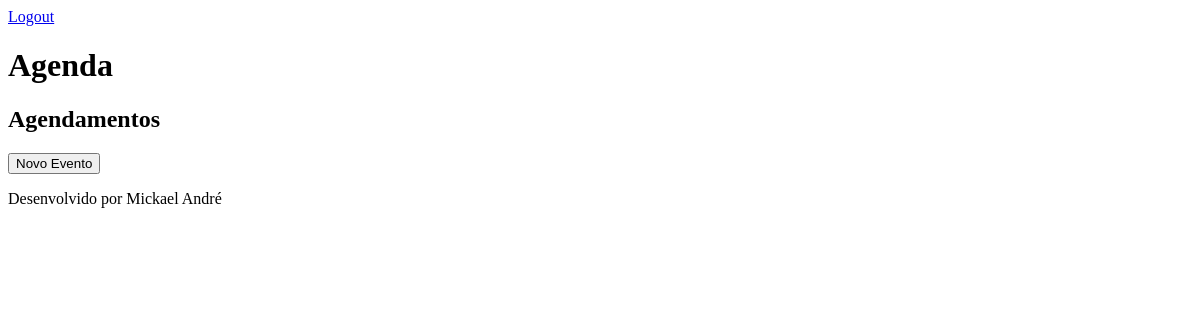
/agenda/ (signed in), run on an earlier commit of the app's database.
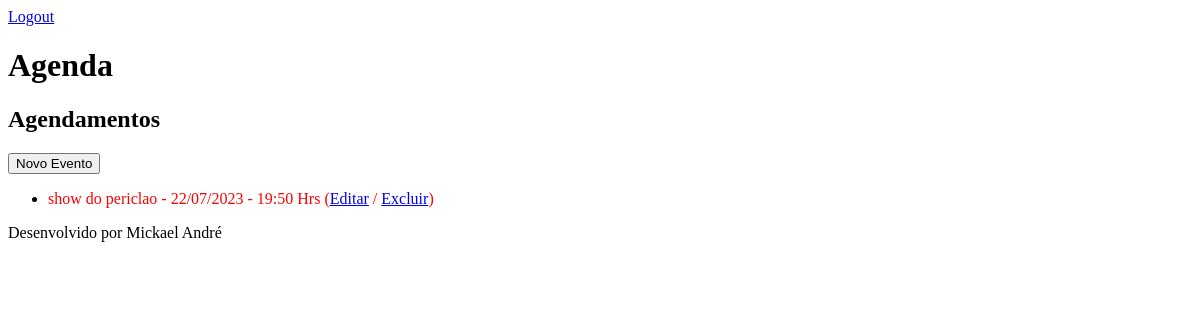
And on a later commit of the database.
### core/models.py (models this page shows, shortened)
class Evento(models.Model):
    titulo = models.CharField(max_length=200)
    descricao = models.TextField(blank=True, null=True)
    data_evento = models.DateTimeField(verbose_name="Data do evento")
    data_criacao = models.DateTimeField(auto_now=True)
    local = models.CharField(max_length=200, blank=True, null=True)
    usuario = models.ForeignKey(User, on_delete=models.CASCADE, blank=True, null=True)
    class Meta:
        db_table = "evento"
    def get_data_evento(self):
        return self.data_evento.strftime('%d/%m/%Y - %H:%M Hrs')
    def get_evento_atrasado(self):
        if self.data_evento < datetime.now():
            return True
        else:
            return False

### core/views.py (the view)
# urls.py: path('agenda/', views.lista_eventos),
@login_required(login_url='/login/')
def lista_eventos(request):
    usuario = request.user
    data_atual = datetime.now() - timedelta(hours=12)
    evento = Evento.objects.filter(usuario=usuario)
    dados = {'eventos': evento}
    return render(request, 'agenda.html', dados)

### templates/agenda.html (shortened to what this page needs)
<!DOCTYPE html>
<html lang="pt-br">
<head>
</head>
{% extends "model-page.html" %}
{% block content %}
    <h2>Agendamentos</h2>
    <a href="evento/">
        <button type="button">Novo Evento</button>
    </a>
    <ul style="font_size: 18px">
        {% for evento in eventos %}
            <li>
                <div style={% if evento.get_evento_atrasado %}"color:red"{% endif %}>
                    {{evento.titulo}} - {{evento.get_data_evento}}
                    (<a href="evento/?id={{ evento.id }}">Editar</a> / <a href="evento/delete/{{evento.id}}/">Excluir</a>)
                </div>
            </li>
        {% endfor %}
    </ul>
{% endblock %}

What changed in the data, as far as the page shows it:
added Evento: titulo "show do periclao", get_data_evento "22/07/2023 - 19:50 Hrs"
